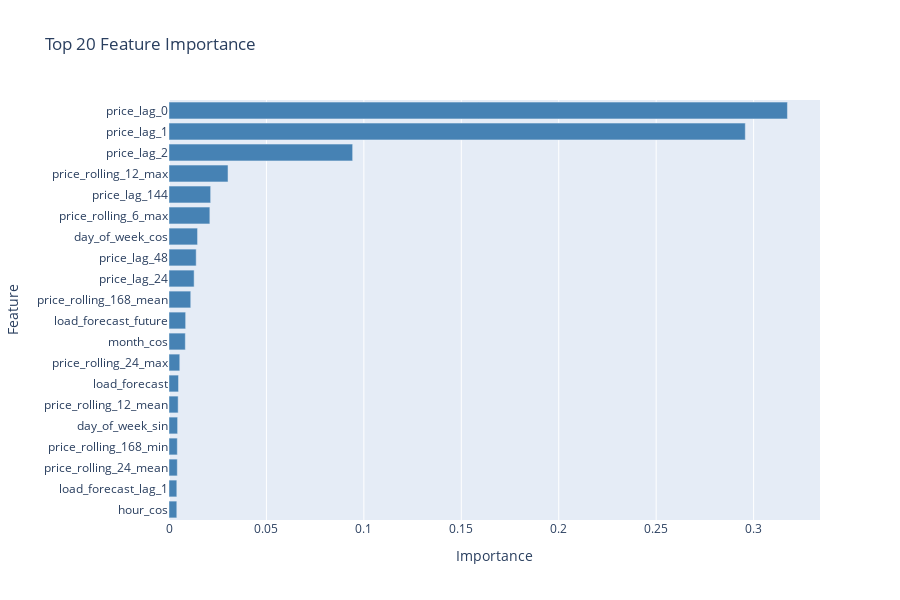

Notebook cell for this chart:
### Code cell
# Plot feature importance
fig = go.Figure()

fig.add_trace(go.Bar(
    x=feature_importance['importance'].values,
    y=feature_importance['feature'].values,
    orientation='h',
    marker=dict(color='steelblue')
))

fig.update_layout(
    title='Top 20 Feature Importance',
    xaxis_title='Importance',
    yaxis_title='Feature',
    height=600,
    yaxis=dict(autorange='reversed')  # Highest importance at top
)

fig.show()

### Figure 1 — Plotly figure (JSON) as saved in the notebook; plotly's stock layout.template omitted (floating-point values rounded to 4 significant figures)
{"data": [{"marker": {"color": "steelblue"}, "orientation": "h", "type": "bar", "x": [0.3174, 0.2957, 0.09424, 0.03029, 0.02138, 0.02097, 0.01465, 0.01395, 0.0129, 0.01117, 0.008545, 0.00838, 0.005527, 0.004888, 0.0047, 0.004418, 0.004268, 0.004257, 0.004015, 0.004007], "y": ["price_lag_0", "price_lag_1", "price_lag_2", "price_rolling_12_max", "price_lag_144", "price_rolling_6_max", "day_of_week_cos", "price_lag_48", "price_lag_24", "price_rolling_168_mean", "load_forecast_future", "month_cos", "price_rolling_24_max", "load_forecast", "price_rolling_12_mean", "day_of_week_sin", "price_rolling_168_min", "price_rolling_24_mean", "load_forecast_lag_1", "hour_cos"]}], "layout": {"height": 600, "title": {"text": "Top 20 Feature Importance"}, "xaxis": {"title": {"text": "Importance"}}, "yaxis": {"autorange": "reversed", "title": {"text": "Feature"}}}}
